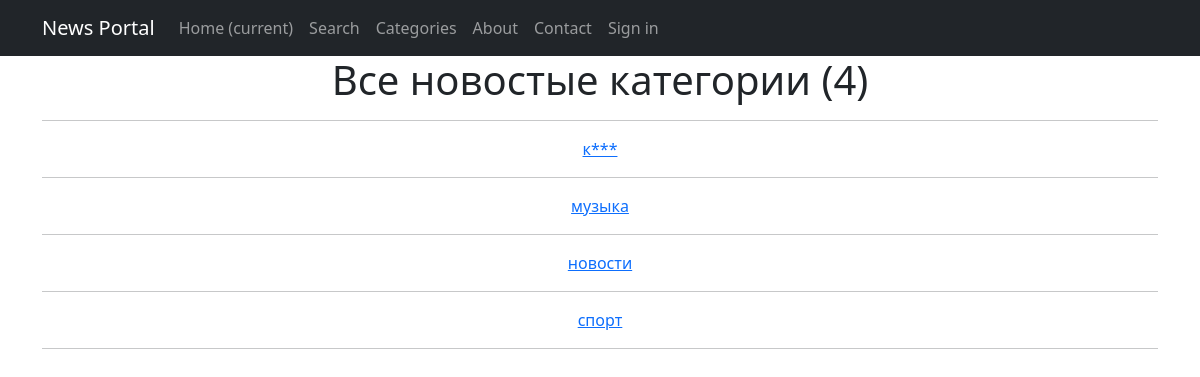
/news/categories/, run on an earlier commit of the app's database.
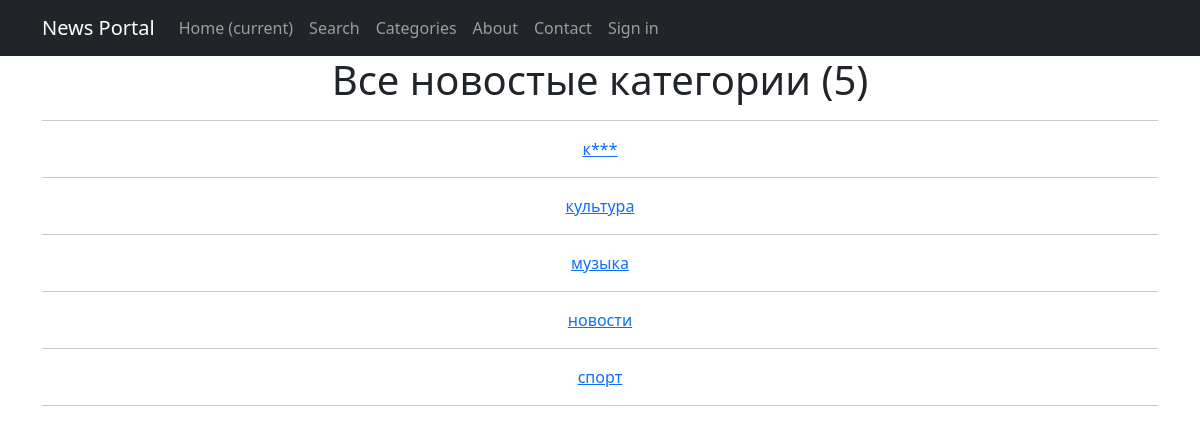
And on a later commit of the database.
### news/models.py (models this page shows, shortened)
class Category(models.Model):
    name = models.CharField(max_length=100, unique=True)
    subscribers = models.ManyToManyField(User, through='UserCategory')

### news/views.py (the view)
# urls.py: path('categories/', cache_page(30)(CategoryListView.as_view()), name='categories'),
class CategoryListView(ListView):
    model = Category
    ordering = 'name'
    template_name = 'categories.html'
    context_object_name = 'categories'
    paginate_by = 10

### news/templatetags/custom_filters.py (called while the page is built)
@register.filter()
def censor(value):
    if not isinstance(value, str):
        return value
    all_words = value.split(' ')
    censored_words = []
    for word in all_words:
        if word.lower() in OBSCENE_WORDS:
            word = word[0] + '*' * (len(word) - 1)
        censored_words.append(word)
    return ' '.join(censored_words)

### templates/categories.html (shortened to what this page needs)
{% extends 'flatpages/default.html' %}
{% load custom_filters %}
{% block content %}
    <h1>Все новостые категории ({{categories|length}})</h1>
    <hr>
    {% if categories %}
        {% for category in categories %}
            <a href="{% url 'category' category.id %}">{{ category.name|censor }}</a>
            <hr>
        {% endfor %}
    {% else %}
        <h2>Категорий нет!</h2>
    {% endif%}
{% endblock content %}

What changed in the data, as far as the page shows it:
added Category: name|censor "культура"
Also different on the page:
{{ categories|length }}: "4" → "5"
